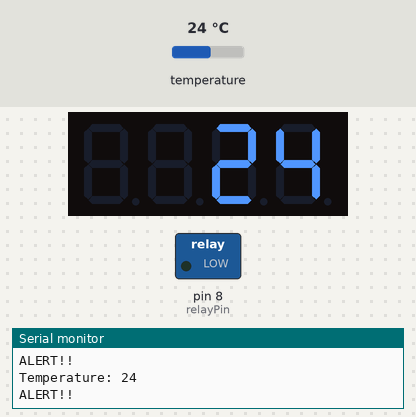
Simulated run of this sketch. Board: Arduino Uno, built with avr-gcc and run on an emulated ATmega328P. Parts: 4-digit seven-segment display, switched loads named in the sketch (green lamp = pin HIGH), the last lines printed to the serial monitor. The test bench sets the inputs (shaded band); at power-on: temperature 24 °C.

Above: at 2.8 s.
2.9 s: temperature set to 12 °C
At 3.7 s:
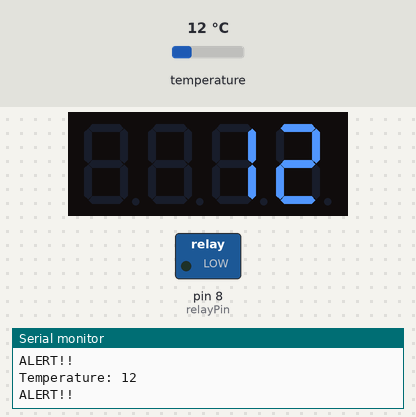
4.8 s: temperature set to 19 °C
At 7.0 s:
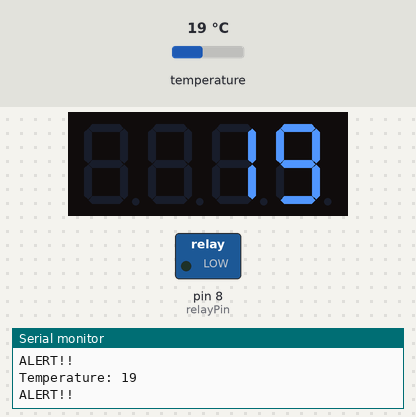
7.4 s: temperature set to 28 °C
At 9.2 s:
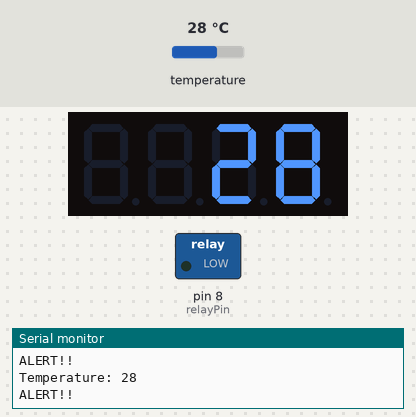
Timing chart, 0 to 10.7 s (numbered marks = the images above; inputs shaded):
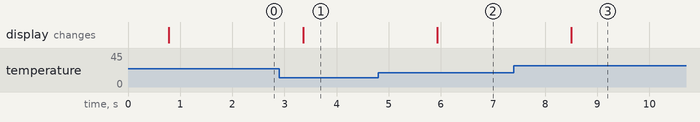

The sketch:

20230104_refrig_alert.ino
```cpp
/*
 * 냉장고 온도 경보
 * 나노보드의 경우 툴-프로세서-atmega(old bootloader)로 설정했다
 * 스피커소리가 끊기는 경우 아두이노 reset 버튼을 눌러서 해결한다.
*/

#include <Wire.h>
#include <TM1637Display.h>
#include <DallasTemperature.h>


// Data wire is plugged into digital pin 2 on the Arduino
#define ONE_WIRE_BUS 10
// Setup a oneWire instance to communicate with any OneWire device
OneWire oneWire(ONE_WIRE_BUS);

// Pass oneWire reference to DallasTemperature library
DallasTemperature sensors(&oneWire);


//릴레이 신호핀
const int relayPin = 8;

long temp = 0.0;

//7디지트용 포트선언
const int DIO = 5;
const int CLK = 6;

TM1637Display display(CLK, DIO);

void setup()
{
  Serial.begin(9600);

  display.setBrightness(0x0a); //set the diplay to maximum brightness

  pinMode(relayPin, OUTPUT);   //220V 릴레이 신호핀
}


void loop()
{
 // Send the command to get temperatures
  sensors.requestTemperatures();

  temp = sensors.getTempCByIndex(0);

  //print the temperature in Celsius
  Serial.print("Temperature: ");
  Serial.println(temp);
  //Serial.print((char)176);//shows degrees character

  if(temp > -12) {
    Serial.println("ALERT!!");
    digitalWrite(relayPin, LOW);   // 220V 릴레이 닫힘(ON)
    display.showNumberDec(temp); //Display the numCounter value;
  } else {
    digitalWrite(relayPin, HIGH);   // 220V 릴레이 닫힘(ON)
    display.showNumberDec(temp); //Display the numCounter value;
  }

  delay(500);
}
```

Measured:
- after the input at 2.9 s, the display: changes after 0.46 s (image 1)
- after the input at 4.8 s, the display: changes after 1.1 s (image 2)
- after the input at 7.4 s, the display: changes after 1.1 s (image 3)
